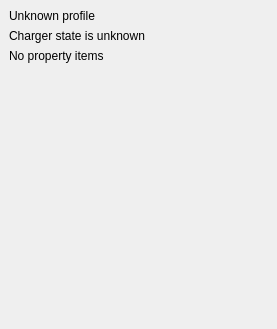
<ui version="4.0" >
 <class>SettingsManagerExClass</class>
 <widget class="QMainWindow" name="SettingsManagerExClass" >
  <property name="geometry" >
   <rect>
    <x>0</x>
    <y>0</y>
    <width>277</width>
    <height>329</height>
   </rect>
  </property>
  <property name="windowTitle" >
   <string>MainWindow</string>
  </property>
  <widget class="QWidget" name="centralwidget" >
   <layout class="QVBoxLayout" name="verticalLayout" >
    <item>
     <widget class="QLabel" name="profileLabel" >
      <property name="text" >
       <string>Unknown profile</string>
      </property>
     </widget>
    </item>
    <item>
     <widget class="QLabel" name="chargerLabel" >
      <property name="text" >
       <string>Charger state is unknown</string>
      </property>
     </widget>
    </item>
    <item>
     <widget class="QLabel" name="testLabel" >
      <property name="text" >
       <string>No property items</string>
      </property>
     </widget>
    </item>
    <item>
     <spacer name="verticalSpacer" >
      <property name="orientation" >
       <enum>Qt::Vertical</enum>
      </property>
      <property name="sizeHint" stdset="0" >
       <size>
        <width>20</width>
        <height>40</height>
       </size>
      </property>
     </spacer>
    </item>
   </layout>
  </widget>
 </widget>
 <resources/>
 <connections/>
</ui>
